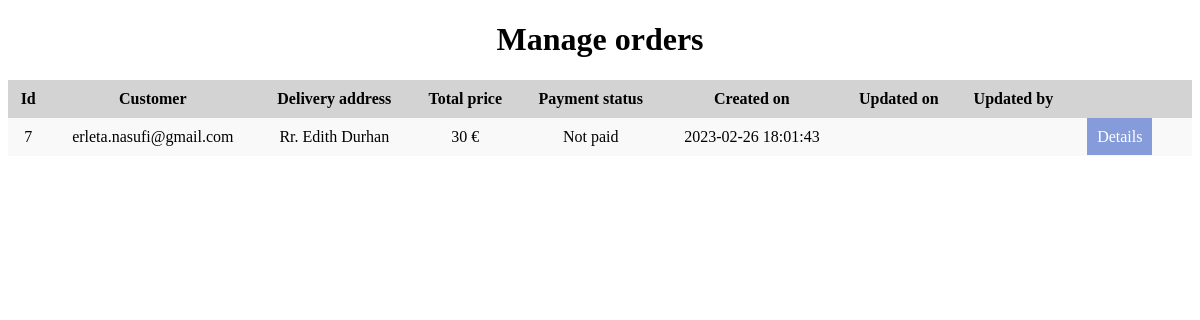
The page /Admin/Orders.php (signed in) on the database its author committed.
### tables this page shows
CREATE TABLE `user_orders` (
  `id` int(11) NOT NULL,
  `customer_id` int(11) NOT NULL,
  `total_price` double NOT NULL,
  `is_paid` tinyint(1) NOT NULL DEFAULT 0,
  `delivery_address` text NOT NULL,
  `created_on` datetime DEFAULT NULL,
  `updated_on` datetime DEFAULT NULL,
  `updated_by` int(11) DEFAULT NULL
);

CREATE TABLE `customers` (
  `id` int(11) NOT NULL,
  `name` varchar(256) NOT NULL,
  `surname` varchar(256) NOT NULL,
  `email` varchar(256) NOT NULL,
  `hashed_password` varchar(1000) NOT NULL,
  `user_role` enum('regular','admin') DEFAULT NULL,
  `created_on` datetime DEFAULT NULL,
  `updated_on` datetime DEFAULT NULL,
  `updated_by` int(11) DEFAULT NULL,
  `phone_number` varchar(256) DEFAULT NULL,
  `birthdate` datetime DEFAULT NULL,
  `gender` enum('male','female','other') DEFAULT NULL
);

### database/OrderRepository.php (called while the page is built, shortened)
<?php
require_once('models/Order.php');
class OrderRepository{
    public function getAll(){
        $database = new DbConnection();
        $connection = $database->getConnection();
        $sql = "SELECT id,customer_id,delivery_address,total_price,is_paid,created_on,updated_on,updated_by FROM user_orders";
        $query = $connection->prepare($sql);
        $query->execute();
        $orders = array();
        while($row = $query->fetch(PDO::FETCH_ASSOC)){
            $order = new Order($row["id"],$row["customer_id"],$row["delivery_address"],$row["total_price"],$row["is_paid"],$row["created_on"],$row["updated_on"],$row["updated_by"]);
            $orders[] = $order;
        }
        return $orders;
    }
}
?>

### database/models/Base.php (called while the page is built, shortened)
<?php
class BaseModel{
    function __construct($id,$created_on,$updated_on,$updated_by){
        $this->id = $id;
        $this->created_on = $created_on;
    }
}
?>

### database/CustomerRepository.php (called while the page is built, shortened)
<?php
class CustomerRepository{
    public function getEmailById($id){
        $database = new DBConnection();
        $connection = $database->getConnection();
        $sql = "SELECT email FROM customers where id like '$id'";
        $query = $connection->prepare($sql);
        $query->execute();
        $userResult = $query->fetch();
        return $userResult[0];
    }
}
?>

### database/models/Order.php (called while the page is built, shortened)
<?php
require_once('Base.php');
class Order extends BaseModel{
    function __construct($id,$customerId,$deliveryAddress,$totalPrice,$isPaid,$createdOn,$updatedOn,$updatedBy){
        $this->deliveryAddress = $deliveryAddress;
        $this->totalPrice = $totalPrice;
        $this->isPaid = $isPaid;
    }
}
?>

### Admin/Orders.php (the view, shortened to what this page needs)
<?php
require_once('../database/OrderRepository.php');
require_once('../database/CustomerRepository.php');
?>
<!DOCTYPE html>
<html lang="en">
<head>
    <link rel="stylesheet" href="admin-style.css">
    <link rel="stylesheet" href="https://cdnjs.cloudflare.com/ajax/libs/font-awesome/5.15.3/css/all.min.css">
</head>
<body>
    <h1 class="flex-center">Manage orders</h1>
    <?php
        $orderRepo = new OrderRepository();
        $customerRepo = new CustomerRepository();
        $orders = $orderRepo->getAll();
    ?>
    <div class="container d-flex column">
        <table>
            <tr>
                <th>Id</th>
                <th>Customer</th>
                <th>Delivery address</th>
                <th>Total price</th>
                <th>Payment status</th>
                <th>Created on</th>
                <th>Updated on</th>
                <th>Updated by</th>
                <th></th>
                <th></th>
            </tr>
            <?php
                if(isset($orders)){
                    foreach($orders as $order){
                        ?>
                        <tr>
                            <td><?php echo($order->id)?></td>
                            <td>
                                <?php
                                    $customer = $customerRepo->getEmailById($order->customerId);
                                    echo($customer);
                                ?>
                            </td>
                            <td><?php echo($order->deliveryAddress)?></td>
                            <td><?php echo($order->totalPrice)?> €</td>
                            <td>
                                <?php
                                    $status = $order->isPaid;
                                    if($status==true){
                                        echo("Paid");
                                    }
                                    else{
                                        echo("Not paid");
                                    }
                                ?>
                            </td>
                            <td><?php echo($order->created_on)?></td>
                            <td><?php echo($order->updated_on)?></td>
                            <td><?php echo($order->updated_by)?></td>
                            <td><a class="link-button" href="OrderDetails.php?id=<?php echo($order->id)?>">Details</a></td>
                        </tr>
                    <?php
                    }
                }
            ?>
        </table>
    </div>
</body>
</html>

### Admin/admin-style.css (style rules this page uses)
a { text-decoration: none; }
.d-flex { display:flex; }
.column { flex-direction: column; }
.flex-center { display: flex; justify-content: center; align-items: center; }
table { border-collapse: collapse; border-spacing: 0; background-color: #f9f9f9; }
td { text-align: center; padding:10px; }
th { text-align: center; background-color: #d3d3d3; padding:10px; }
.link-button { background-color: #869cda; padding:10px; color:white; text-decoration: none; }

### rows shown on the page
user_orders: id "7", customer.email "erleta.nasufi@gmail.com", delivery_address "Rr. Edith Durhan", total_price "30", is_paid "Not paid", created_on "2023-02-26 18:01:43"
